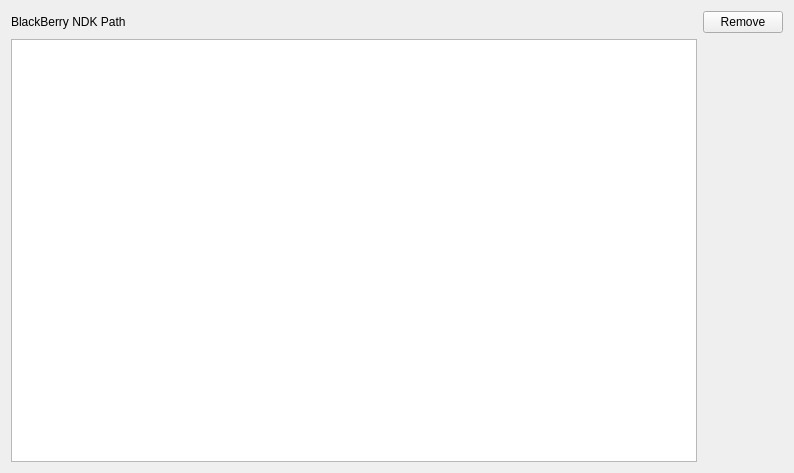
<?xml version="1.0" encoding="UTF-8"?>
<ui version="4.0">
 <class>Qnx::Internal::BlackBerrySettingsWidget</class>
 <widget class="QWidget" name="Qnx::Internal::BlackBerrySettingsWidget">
  <property name="geometry">
   <rect>
    <x>0</x>
    <y>0</y>
    <width>794</width>
    <height>473</height>
   </rect>
  </property>
  <property name="windowTitle">
   <string>Form</string>
  </property>
  <layout class="QGridLayout" name="gridLayout">
   <item row="0" column="0">
    <layout class="QHBoxLayout" name="horizontalLayout">
     <item>
      <widget class="QLabel" name="label">
       <property name="text">
        <string>BlackBerry NDK Path </string>
       </property>
      </widget>
     </item>
     <item>
      <widget class="Utils::PathChooser" name="sdkPath" native="true"/>
     </item>
    </layout>
   </item>
   <item row="0" column="1">
    <layout class="QVBoxLayout" name="verticalLayout">
     <item>
      <widget class="QPushButton" name="removeButton">
       <property name="text">
        <string>Remove</string>
       </property>
      </widget>
     </item>
    </layout>
   </item>
   <item row="1" column="0">
    <widget class="QTableView" name="ndkInfosTableView"/>
   </item>
  </layout>
 </widget>
 <customwidgets>
  <customwidget>
   <class>Utils::PathChooser</class>
   <extends>QWidget</extends>
   <header location="global">utils/pathchooser.h</header>
   <container>1</container>
  </customwidget>
 </customwidgets>
 <resources/>
 <connections/>
</ui>
